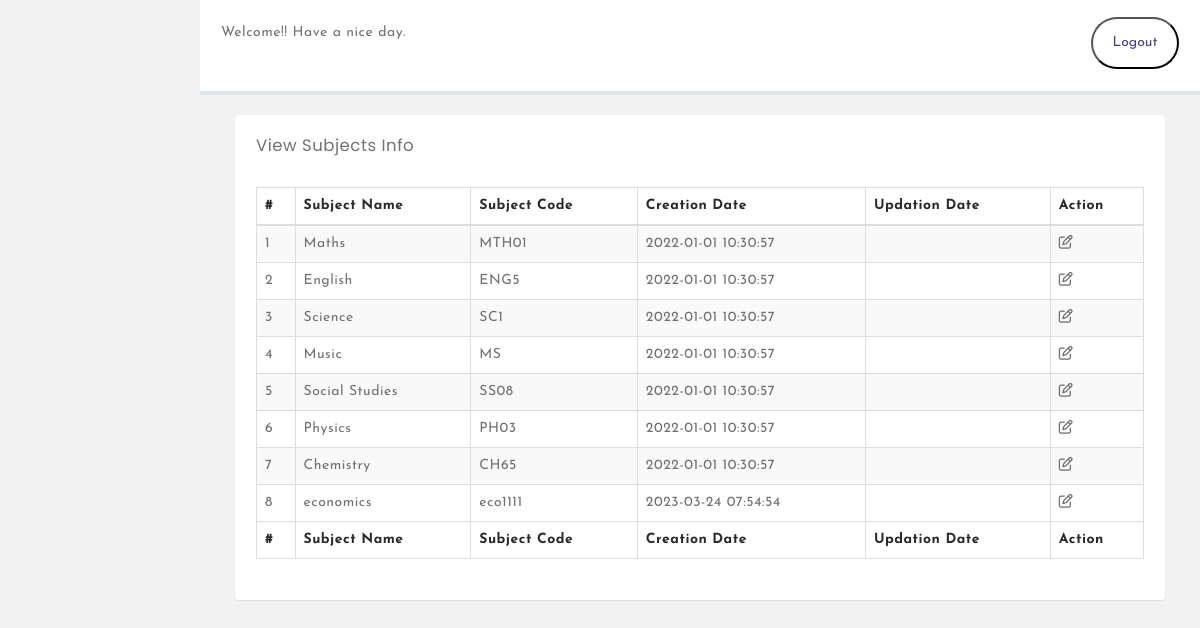
The app's page /AKVDmodified/AKVDmodified/manage-subjects.php (signed in) with its own data.
### tables this page shows
CREATE TABLE `tblsubjects` (
  `id` int(11) NOT NULL,
  `SubjectName` varchar(100) NOT NULL,
  `SubjectCode` varchar(100) DEFAULT NULL,
  `Creationdate` timestamp NULL DEFAULT CURRENT_TIMESTAMP,
  `UpdationDate` timestamp NULL DEFAULT NULL
);

### AKVDmodified/AKVDmodified/manage-subjects.php (the view, shortened to what this page needs)
<?php
$host = "localhost";
$user = "root";
$password = "";
$db = "schoolproject";
$data = mysqli_connect($host, $user, $password, $db);
?>
<!DOCTYPE html>
<html>
<head>
    <link rel="stylesheet" href="admin.css">
    <link rel="stylesheet" href="css/bootstrap.css" media="screen">
    <link rel="stylesheet" href="css/font-awesome.min.css" media="screen">
    <link rel="stylesheet" href="css/animate-css/animate.min.css" media="screen">
    <link rel="stylesheet" href="css/lobipanel/lobipanel.min.css" media="screen">
    <link rel="stylesheet" href="css/prism/prism.css" media="screen">
    <link rel="stylesheet" href="css/main.css" media="screen">
</head>
<body>
    <div class="wrapper">
        <div class="main_content">
            <div class="header">Welcome!! Have a nice day.
                <ul>
                    <a href="logout.php"><button id="lobtn">Logout</button></a>
                </ul>
            </div>
            <div class="info">
                <div class="main-wrapper">
                    <div class="content-wrapper">
                        <div class="content-container">
                            <div class="main-page">
                                <section class="section" style="padding:0px;">
                                    <div class="container-fluid">
                                        <div class="row">
                                            <div class="col-md-12">
                                                <div class="panel">
                                                    <div class="panel-heading">
                                                        <div class="panel-title">
                                                            <h5>View Subjects Info</h5>
                                                        </div>
                                                    </div>
                                                    <div class="panel-body p-20">
                                                        <table id="example"
                                                            class="display table table-striped table-bordered"
                                                            cellspacing="0" width="100%">
                                                            <thead>
                                                                <tr>
                                                                    <th>#</th>
                                                                    <th>Subject Name</th>
                                                                    <th>Subject Code</th>
                                                                    <th>Creation Date</th>
                                                                    <th>Updation Date</th>
                                                                    <th>Action</th>
                                                                </tr>
                                                            </thead>
                                                            <tfoot>
                                                                <tr>
                                                                    <th>#</th>
                                                                    <th>Subject Name</th>
                                                                    <th>Subject Code</th>
                                                                    <th>Creation Date</th>
                                                                    <th>Updation Date</th>
                                                                    <th>Action</th>
                                                                </tr>
                                                            </tfoot>
                                                            <tbody>
                                                                <?php
                                                                $sql = "SELECT * FROM tblsubjects";
                                                                $result = mysqli_query($data, $sql);
                                                                $cnt = 1;
                                                                if (mysqli_num_rows($result) > 0) {
                                                                    while ($row = mysqli_fetch_assoc($result)) {
                                                                        ?>
                                                                        <tr>
                                                                            <td>
                                                                                <?php echo htmlentities($cnt); ?>
                                                                            </td>
                                                                            <td>
                                                                                <?php echo htmlentities($row['SubjectName']); ?>
                                                                            </td>
                                                                            <td>
                                                                                <?php echo htmlentities($row['SubjectCode']); ?>
                                                                            </td>
                                                                            <td>
                                                                                <?php echo htmlentities($row['Creationdate']); ?>
                                                                            </td>
                                                                            <td>
                                                                            </td>
                                                                            <td>
                                                                                <a
                                                                                    href="edit-subject.php?subjectid=<?php echo htmlentities($row['id']); ?>">
                                                                                    <i class="fa fa-edit"
                                                                                        title="Edit Record"></i>
                                                                                </a>
                                                                            </td>
                                                                        </tr>
                                                                        <?php
                                                                        $cnt++;
                                                                    }
                                                                }
                                                                ?>
                                                            </tbody>
                                                        </table>
                                                    </div>
                                                </div>
                                            </div>
                                        </div>
                                    </div>
                                </section>
                            </div>
                        </div>
                    </div>
                </div>
            </div>
        </div>
    </div>
</body>
</html>

### AKVDmodified/AKVDmodified/admin.css (style rules this page uses)
* { margin: 0; padding: 0; box-sizing: border-box; list-style: none; text-decoration: none; font-family: 'Josefin Sans', sans-serif; }
body { background-color: #f3f5f9; }
.wrapper { display: flex; position: relative; }
.wrapper .main_content { width: 100%; margin-left: 200px; }
.wrapper .main_content .header { padding: 21px; background: #fff; color: #717171; border-bottom: 4px solid #e0e4e8; }
.wrapper .main_content .info { margin: 20px; color: #717171; line-height: 25px; }
.wrapper .main_content .info div { margin-bottom: 20px; }
#lobtn { text-decoration: none; float: right; padding: 12px; margin-top: -29px; color: #4b4276; width: 88px; background-color: white; border-radius: 35px; }

### AKVDmodified/AKVDmodified/manage-subjects.php (style rules this page uses)
* { margin: 0; padding: 0; box-sizing: border-box; list-style: none; text-decoration: none; font-family: 'Josefin Sans', sans-serif; }
body { background-color: #f3f5f9; }
.wrapper { display: flex; position: relative; }
.wrapper .main_content { width: 100%; margin-left: 200px; }
.wrapper .main_content .header { padding: 21px; background: #fff; color: #717171; border-bottom: 4px solid #e0e4e8; }
.wrapper .main_content .info { margin: 20px; color: #717171; line-height: 25px; }
.wrapper .main_content .info div { margin-bottom: 0px; }
#lobtn { text-decoration: none; float: right; padding: 12px; margin-top: -29px; color: #4b4276; width: 88px; background-color: white; border-radius: 35px; }

### records on screen
tblsubjects: SubjectName "Maths", SubjectCode "MTH01", Creationdate "2022-01-01 10:30:57"
tblsubjects: SubjectName "English", SubjectCode "ENG5", Creationdate "2022-01-01 10:30:57"
tblsubjects: SubjectName "Science", SubjectCode "SC1", Creationdate "2022-01-01 10:30:57"
tblsubjects: SubjectName "Music", SubjectCode "MS", Creationdate "2022-01-01 10:30:57"
tblsubjects: SubjectName "Social Studies", SubjectCode "SS08", Creationdate "2022-01-01 10:30:57"
tblsubjects: SubjectName "Physics", SubjectCode "PH03", Creationdate "2022-01-01 10:30:57"
tblsubjects: SubjectName "Chemistry", SubjectCode "CH65", Creationdate "2022-01-01 10:30:57"
tblsubjects: SubjectName "economics", SubjectCode "eco1111", Creationdate "2023-03-24 07:54:54"
